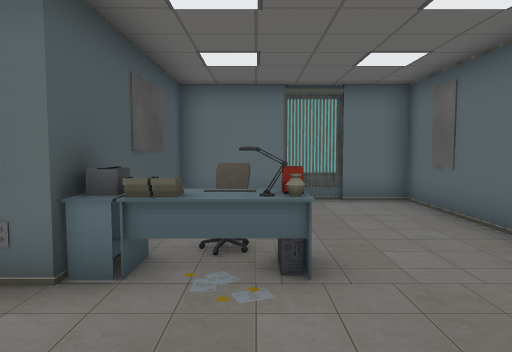
view 1 (above)

24 first-person views from a walk through a 3-D level made in the Unity game engine. The camera is 1.3 m above the floor, tilts 4° down and sees 70° across. The floor is counted in squares, 1 m on a side. Each view is taken from the middle of a square. On the plan, view 1 faces up. The plan holds only what a view shows up to about 15 squares ahead; the rest is blank. The player is left out.

view 2
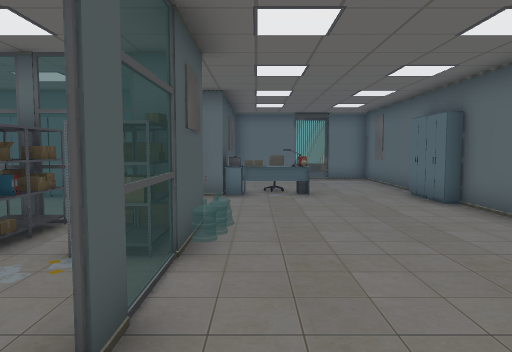

view 3
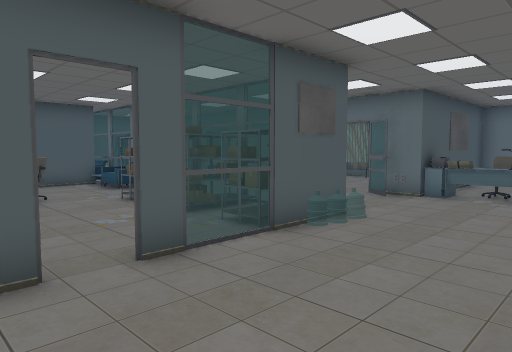

view 4
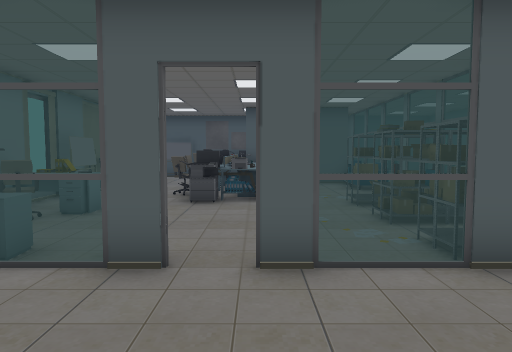

view 5
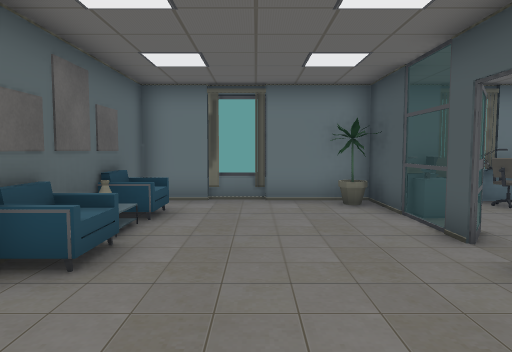

view 6
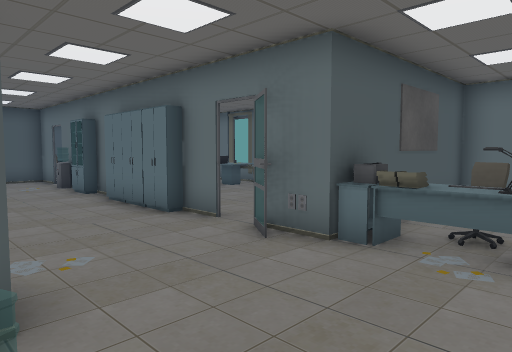

view 7
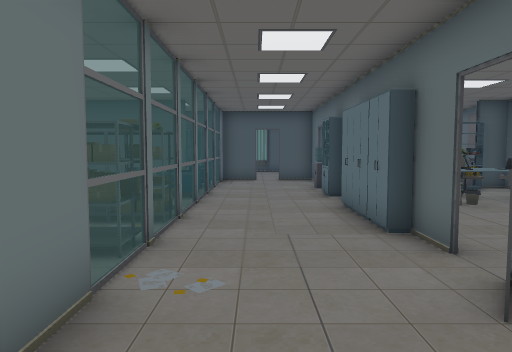

view 8
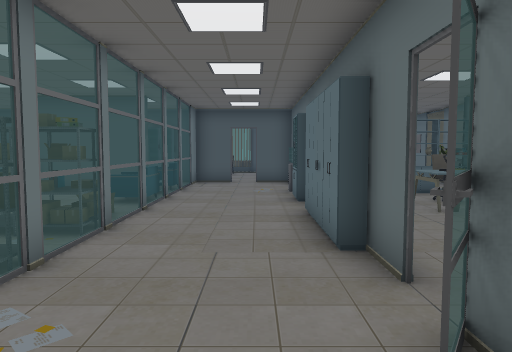

view 9
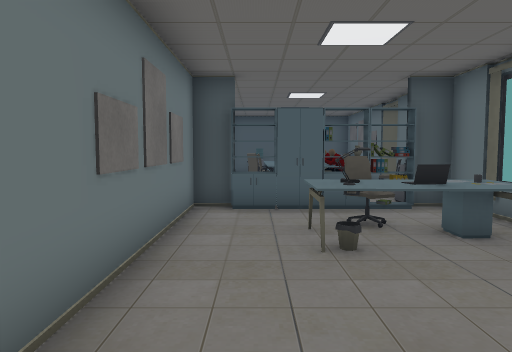

view 10
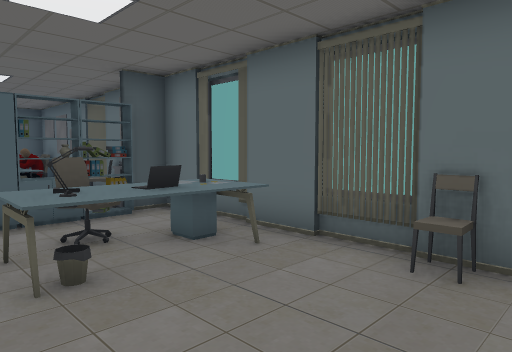

view 11
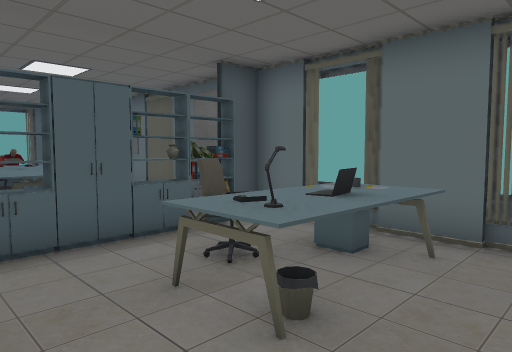

view 12
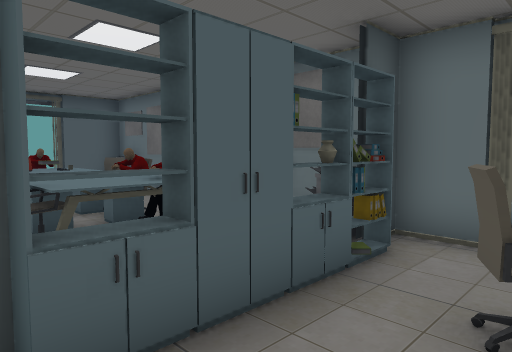

view 13
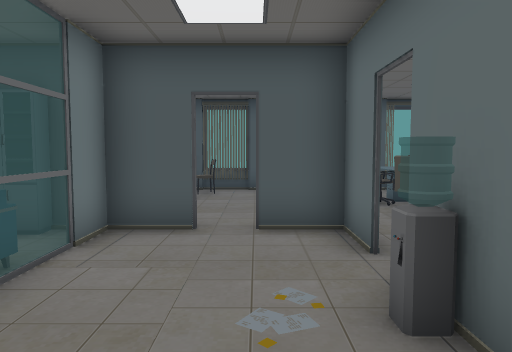

view 14
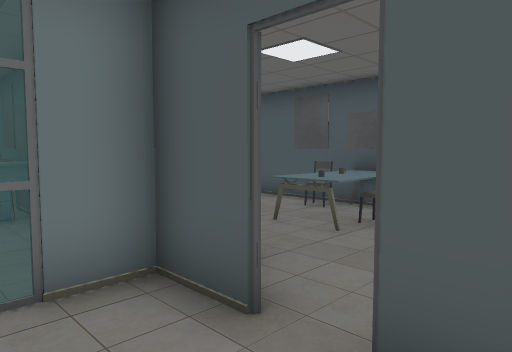

view 15
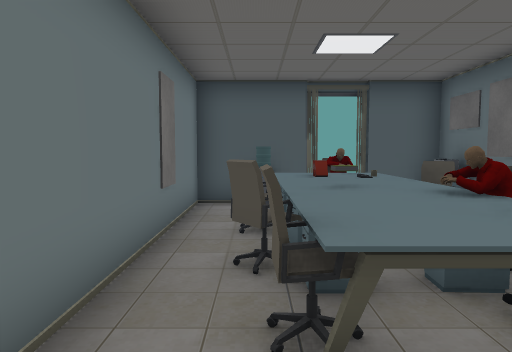

view 16
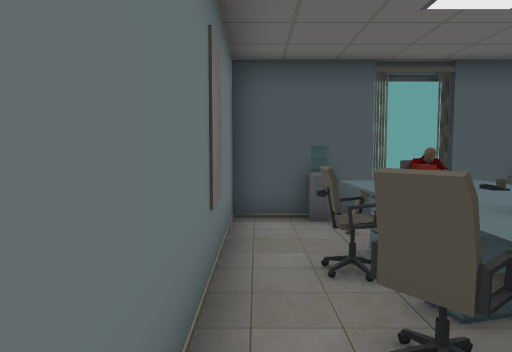

view 17
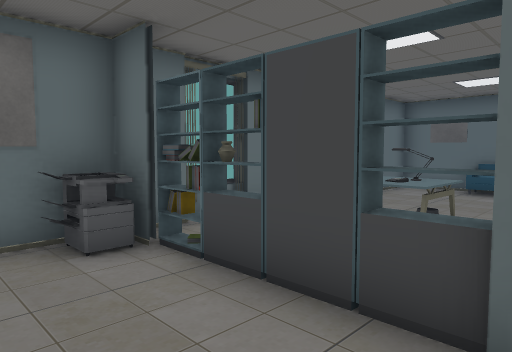

view 18
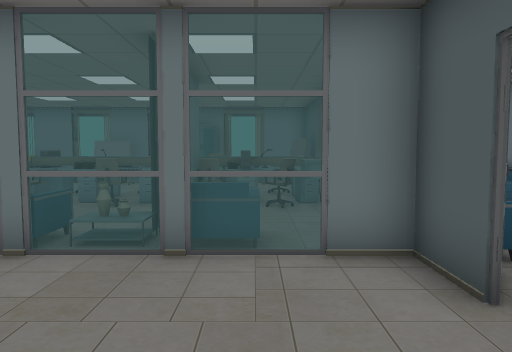

view 19
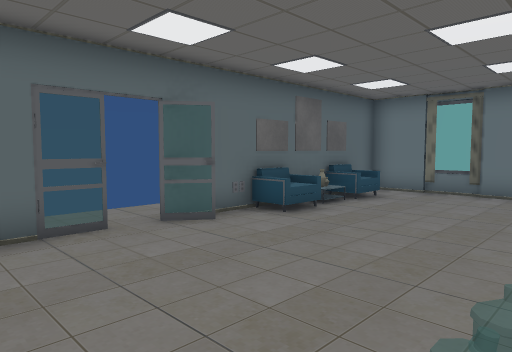

view 20
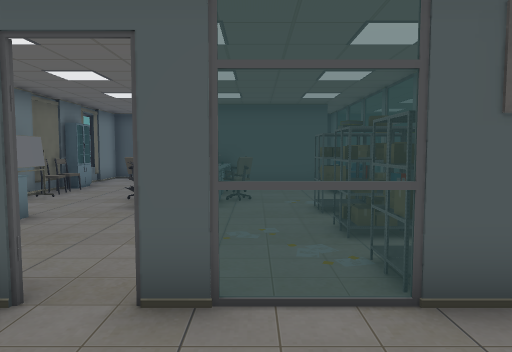

view 21
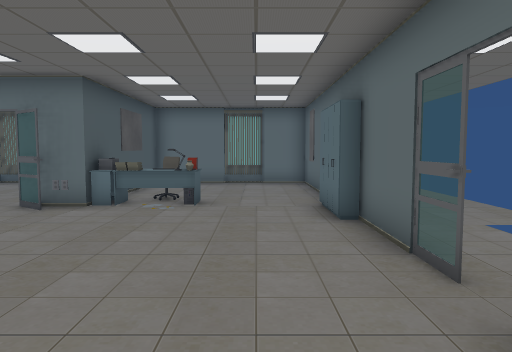

view 22
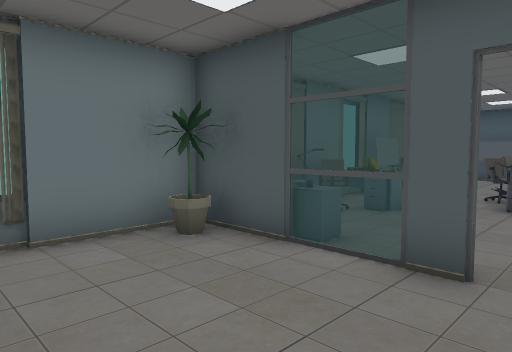

view 23
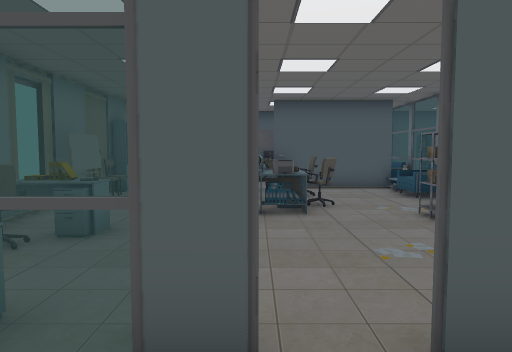

view 24
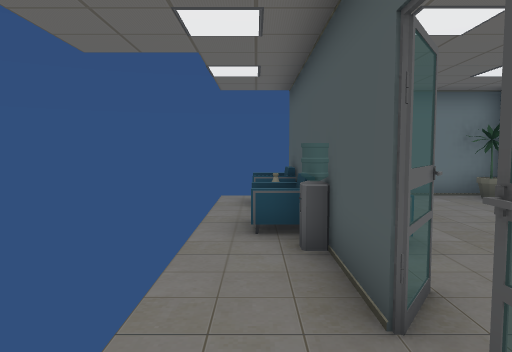

### Floor plan
Key: @ floor where view 1 was taken; # wall or solid block; . main floor; : floor 0.5 m higher than the main floor; = window, fence, low wall or low ledge; C chair; P printer; T table; L lamp; S poster; N notebook; W water cooler; H phone; O other object.
Columns run from 22 left of view 1 to 7 right of it. Each row starts with its distance up from view 1.
 10 #################  ########
  9 #O     OSP# TT..C...#.....#
  8 #OOCCOCC..#.#N......#.....#
  7 #OOOOOOO..#CCN.....C#.....#
  6 #OOOOOOO..#.HL.....C#.....#
  5 W.OCOCCC..=........  CC...#
  4 #..S.....O#........PTTOL..# ..
  3 ###### #.W#=######.OO.....# ..
  2 #.....O...................#...
  1 #C....O...................#.
  0 # CT.C#...............@...O.
 -1 #TTT.:##CC==C==OOOOOO.....O.
 -2 #CTT  #.C##....OOOOO .......
 -3 #..    ..# ....O.OOO=....OO.
 -4 #.     CCC CCCC.....=.....O.
 -5 #       # TO OOO....O....CW.
 -6       SOOTO O #P....O....OCC
 -7       S O T OCPP...O=.....S.
 -8        O........T .#=....OS.
 -9        O........OCCT#....OCC
-10          .#CCOO TO  #O....#.
-11        ####################

Where each view was taken, in squares from view 1:
view 1: 0 up, 0 right, facing up
view 2: 7 down, 1 left, facing up
view 3: 7 down, 2 right, facing up-left
view 4: 5 down, 2 right, facing left
view 5: 1 down, 1 right, facing down
view 6: 1 down, 1 right, facing up-left
view 7: 1 up, 0 right, facing left
view 8: 2 up, 1 left, facing left
view 9: 5 up, 4 left, facing left
view 10: 5 up, 5 left, facing up-left
view 11: 4 up, 7 left, facing up-left
view 12: 4 up, 10 left, facing up-left
view 13: 2 up, 10 left, facing left
view 14: 3 up, 14 left, facing down-left
view 15: 5 up, 13 left, facing left
view 16: 4 up, 15 left, facing left
view 17: 4 up, 15 left, facing up-right
view 18: 4 up, 14 left, facing down
view 19: 1 up, 2 left, facing down-right
view 20: 4 down, 1 right, facing left
view 21: 5 down, 2 right, facing up
view 22: 5 down, 2 right, facing down-left
view 23: 6 down, 0 right, facing left
view 24: 0 up, 5 right, facing down
